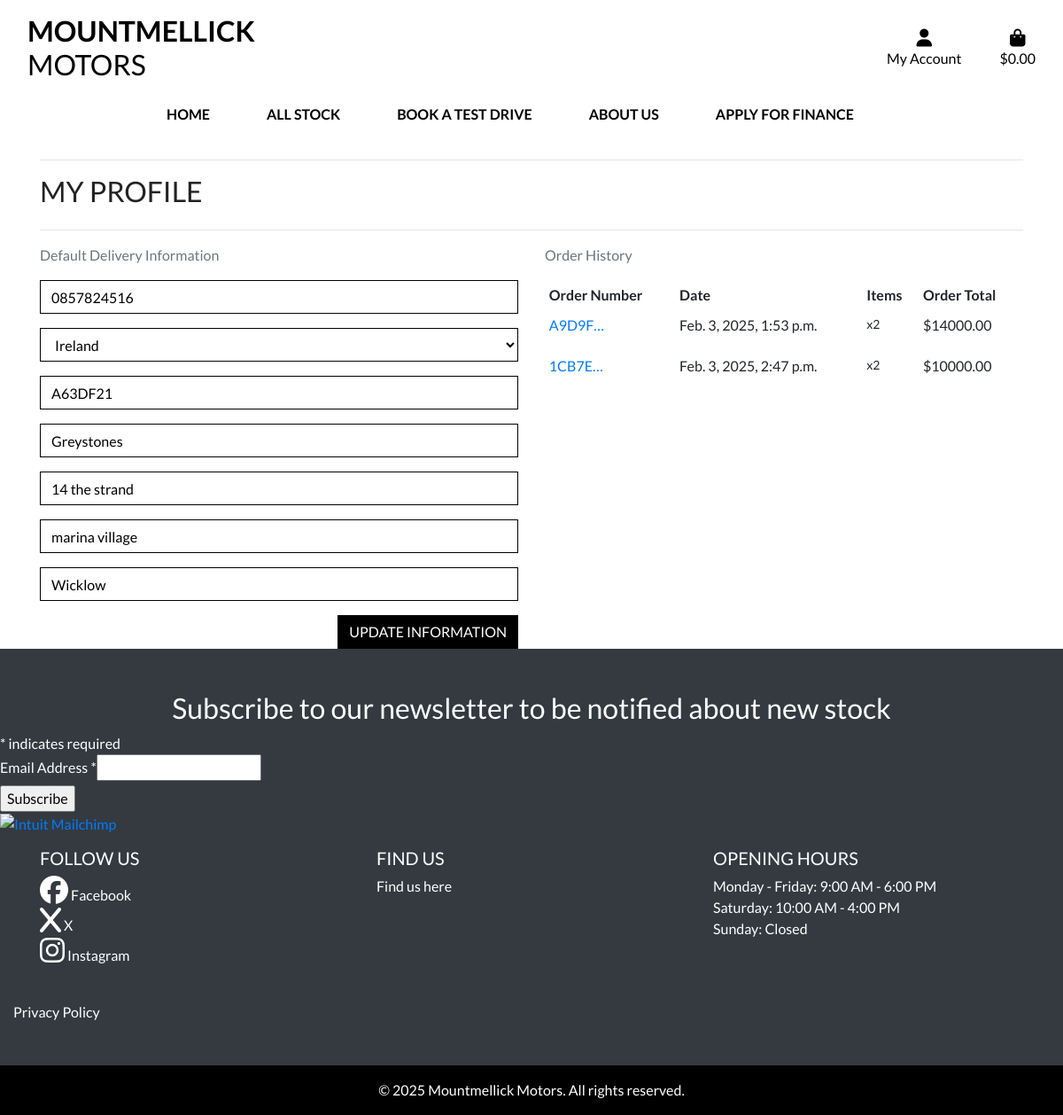
/profile/ (signed in), run on an earlier commit of the app's database.
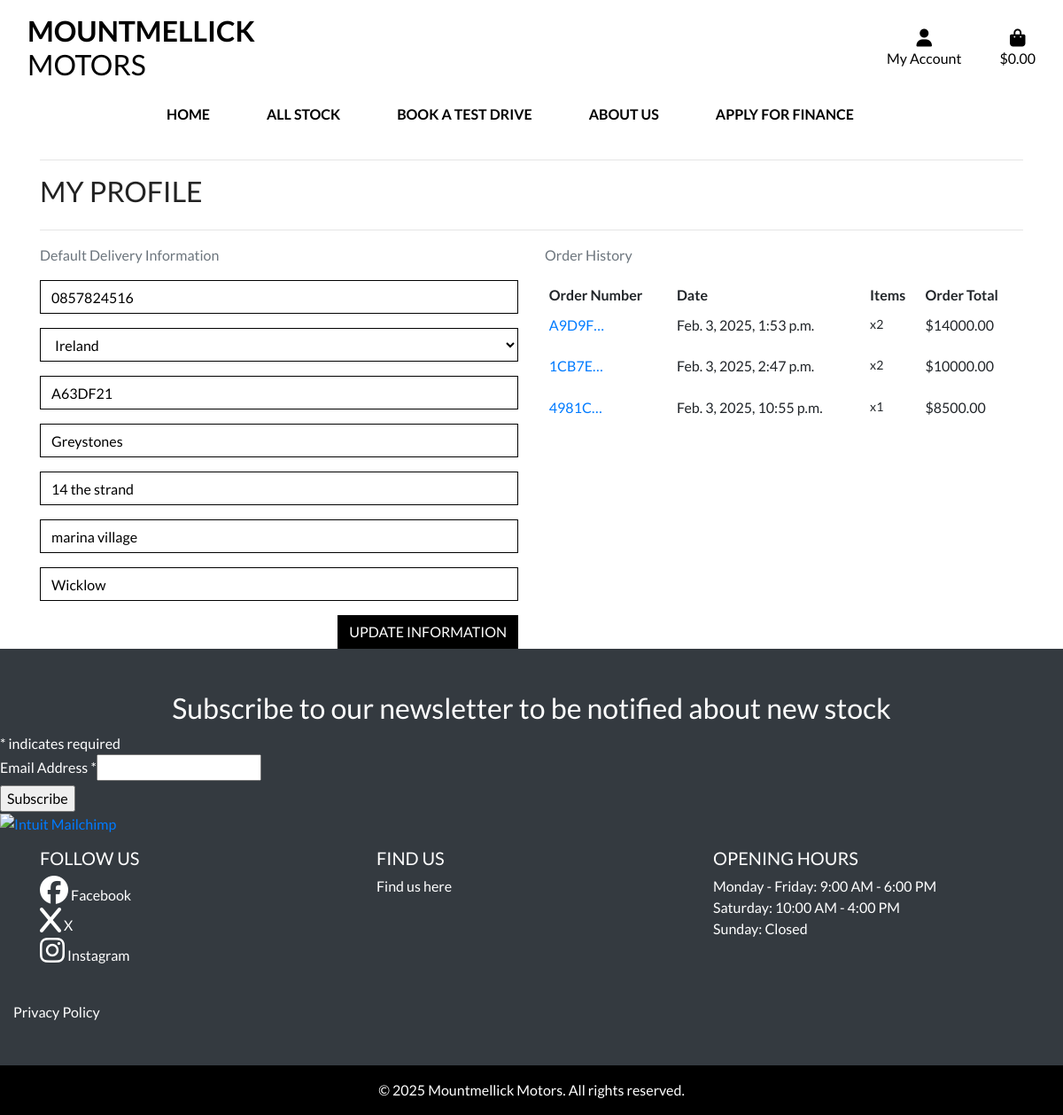
And on a later commit of the database.
### checkout/models.py (models this page shows, shortened)
class Order(models.Model):
    order_number = models.CharField(max_length=32, null=False, editable=False)
    user_profile = models.ForeignKey(
        UserProfile,
        on_delete=models.SET_NULL,
        null=True,
        blank=True,
        related_name="orders",
    )
    full_name = models.CharField(max_length=50, null=False, blank=False)
    email = models.EmailField(max_length=254, null=False, blank=False)
    phone_number = models.CharField(max_length=20, null=False, blank=False)
    country = CountryField(blank_label="Country *", null=False, blank=False)
    postcode = models.CharField(max_length=20, null=True, blank=True)
    town_or_city = models.CharField(max_length=40, null=False, blank=False)
    street_address1 = models.CharField(max_length=80, null=False, blank=False)
    street_address2 = models.CharField(max_length=80, null=True, blank=True)
    county = models.CharField(max_length=80, null=True, blank=True)
    date = models.DateTimeField(auto_now_add=True)
    delivery_cost = models.DecimalField(
        max_digits=6, decimal_places=2, null=False, default=0
    )
    order_total = models.DecimalField(
        max_digits=12, decimal_places=2, null=False, default=0
    )
    grand_total = models.DecimalField(
        max_digits=12, decimal_places=2, null=False, default=0
    )
    original_bag = models.TextField(null=False, blank=False, default="")
    stripe_pid = models.CharField(
        max_length=254, null=False, blank=False, default=""
    )

class OrderLineItem(models.Model):
    order = models.ForeignKey(
        Order,
        null=False,
        blank=False,
        on_delete=models.CASCADE,
        related_name="lineitems",
    )
    product = models.ForeignKey(
        Stock, null=False, blank=False, on_delete=models.CASCADE
    )
    quantity = models.IntegerField(null=False, blank=False, default=0)
    lineitem_total = models.DecimalField(
        max_digits=12,
        decimal_places=2,
        null=False,
        blank=False,
        editable=False,
    )

### profiles/views.py (the view)
# urls.py: path("profile/", include("profiles.urls")),
@login_required
def profile(request):
    profile = get_object_or_404(UserProfile, user=request.user)
    if request.method == "POST":
        form = UserProfileForm(request.POST, instance=profile)
        if form.is_valid():
            form.save()
            messages.success(request, "Profile updated successfully")
    form = UserProfileForm(instance=profile)
    orders = profile.orders.all()
    test_drives = TestDrive.objects.filter(
        user=request.user
    )  # Fetch user's test drives
    template = "profiles/profile.html"
    context = {
        "form": form,
        "orders": orders,
        "test_drives": test_drives,  # Pass test drives to template
        "on_profile_page": True,
    }
    return render(request, template, context)

### profiles/forms.py
class UserProfileForm(forms.ModelForm):
    class Meta:
        model = UserProfile
        exclude = ("user",)
    def __init__(self, *args, **kwargs):
        super().__init__(*args, **kwargs)
        placeholders = {
            "default_phone_number": "Phone Number",
            "default_postcode": "Postal Code",
            "default_town_or_city": "Town or City",
            "default_street_address1": "Street Address 1",
            "default_street_address2": "Street Address 2",
            "default_county": "County, State or Locality",
        }
        self.fields["default_phone_number"].widget.attrs["autofocus"] = True
        for field in self.fields:
            if field != "default_country":
                if self.fields[field].required:
                    placeholder = f"{placeholders[field]} *"
                else:
                    placeholder = placeholders[field]
                self.fields[field].widget.attrs["placeholder"] = placeholder
            self.fields[field].widget.attrs[
                "class"
            ] = "border-black rounded-0 profile-form-input"
            self.fields[field].label = False

### profiles/templates/profiles/profile.html (shortened to what this page needs)
{% extends "base.html" %}
{% load static %}
{% block extra_css %}
    <link rel="stylesheet" href="{% static 'profiles/css/profile.css' %}">
{% endblock %}
{% block content %}
    <div class="overlay"></div>
    <div class="container">
        <div class="row">
            <div class="col">
                <hr>
                <h2 class="logo-font mb-4">My Profile</h2>
                <hr>
            </div>
        </div>
        <div class="row">
            <div class="col-12 col-lg-6">
                <p class="text-muted">Default Delivery Information</p>
                <form class="mt-3" action="{% url 'profile' %}" method="POST" id="profile-update-form">
                    {{ form|crispy }}
                    <button class="btn btn-black rounded-0 text-uppercase float-right">Update Information</button>
                </form>
            </div>
            <div class="col-12 col-lg-6">
                <p class="text-muted">Order History</p>
                <div class="order-history table-responsive">
                    <table class="table table-sm table-borderless">
                        <thead>
                            <tr>
                                <th>Order Number</th>
                                <th>Date</th>
                                <th>Items</th>
                                <th>Order Total</th>
                            </tr>
                        </thead>
                        <tbody>
                            {% for order in orders %}
                                <tr>
                                    <td>
                                        <a href="{% url 'order_history' order.order_number %}"
                                        title="{{ order.order_number }}">
                                            {{ order.order_number|truncatechars:6 }}
                                        </a>
                                    </td>
                                    <td>{{ order.date }}</td>
                                    <td>
                                        <ul class="list-unstyled">
                                            {% for item in order.lineitems.all %}
                                                <li class="small">
                                                    {{ item.product.name }} x{{ item.quantity }}
                                                </li>
                                            {% endfor %}
                                        </ul>
                                    </td>
                                    <td>${{ order.grand_total }}</td>
                                </tr>
                            {% endfor %}
                        </tbody>
                    </table>
                </div>
            </div>
        </div>
    </div>
{% endblock %}

What changed in the data, as far as the page shows it:
added Order: order_number "4981C…", date "Feb. 3, 2025, 10:55 p.m.", grand_total "8500.00"
added OrderLineItem: quantity "1", shown under "4981C…"
